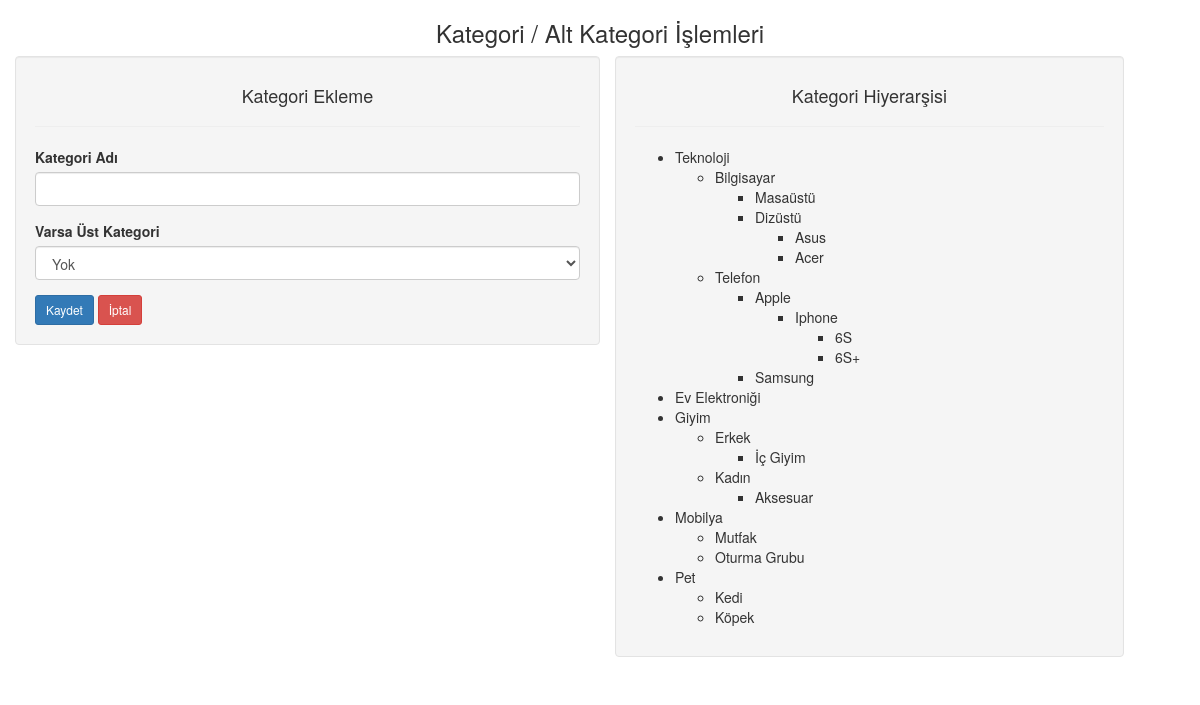
The page / on the database its author committed.
### tables this page shows
CREATE TABLE `category` (
  `id` int(11) NOT NULL,
  `title` varchar(255) DEFAULT NULL,
  `parent_id` int(11) DEFAULT '0'
);

### index.php (the view, shortened to what this page needs)
<!doctype html>
<html lang="tr">
<head>
    <link rel="stylesheet" href="assets/css/bootstrap.min.css">
</head>
<body>
<?php
require_once "lib/db.php";
require_once "lib/functions.php";
$category_list = $db->query("SELECT * from category", PDO::FETCH_OBJ)->fetchAll();
?>
<div class="container">
    <h3 class="text-center">Kategori / Alt Kategori İşlemleri</h3>
    <div class="row">
        <div class="col-md-6 well">
            <h4 class="text-center">Kategori Ekleme</h4>
            <hr>
            <form action="lib/category_db.php" method="post" autocomplete="off">
                <div class="form-group">
                    <label>Kategori Adı</label>
                    <input type="text" class="form-control" name="title">
                </div>
                <div class="form-group">
                    <label>Varsa Üst Kategori</label>
                    <select name="parent_id" class="form-control">
                        <option selected value="0">Yok</option>
                    </select>
                </div>
                <button type="submit" class="btn btn-primary btn-sm">Kaydet</button>
                <button type="reset" class="btn btn-danger btn-sm">İptal</button>
            </form>
        </div>
        <div class="col-md-6">
            <div class="col-md-11 well">
                <h4 class="text-center">Kategori Hiyerarşisi</h4>
                <hr>
                <?php drawElements(buildTree($category_list)); ?>
            </div>
        </div>
    </div>
</div>
</body>
</html>

### lib/functions.php
<?php
function buildTree($elements, $parentId = 0)
{
    $branch = array();
    foreach ($elements as $element) {
        if ($element->parent_id == $parentId) {
            $children = buildTree($elements, $element->id);
            if ($children) {
                $element->children = $children;
            } else {
                $element->children = array();
            }
            $branch[] = $element;
        }
    }
    return $branch;
}
function drawElements($items)
{
    echo "<ul>";
    foreach ($items as $item) {
        echo "<li>$item->title</li>";
        if (sizeof($item->children) > 0) {
            drawElements($item->children);
        }
    }
    echo "</ul>";
}

### rows shown on the page
category: title "Teknoloji"
category: title "Bilgisayar"
category: title "Masaüstü"
category: title "Dizüstü"
category: title "Asus"
category: title "Acer"
category: title "Telefon"
category: title "Apple"
category: title "Iphone"
category: title "6S"
category: title "6S+"
category: title "Samsung"
category: title "Ev Elektroniği"
category: title "Giyim"
category: title "Erkek"
category: title "İç Giyim"
category: title "Kadın"
category: title "Aksesuar"
category: title "Mobilya"
category: title "Mutfak"
category: title "Oturma Grubu"
category: title "Pet"
category: title "Kedi"
category: title "Köpek"
